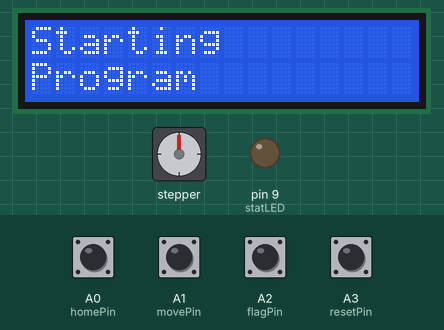
Bench run of a sketch on a simulated Arduino Uno, built with avr-gcc and run on an emulated ATmega328P. On the bench: stepper motor, 16×2 character LCD, output pins drawn as LEDs (lit = HIGH). Wiring (inferred from the names in the program): stepper motor driver (6400 steps per turn assumed): step pin 8; direction pin 10. Inputs (shaded band) come from the test bench; at power-on: A0 (homePin), A1 (movePin), A2 (flagPin), A3 (resetPin) HIGH. Pins used as bus, display or sensor lines are not drawn; what the sketch prints to the serial monitor is not drawn.

Above: at 1.4 s.
1.5 s: A3 (resetPin) pulled LOW for 0.15 s
At 2.1 s:
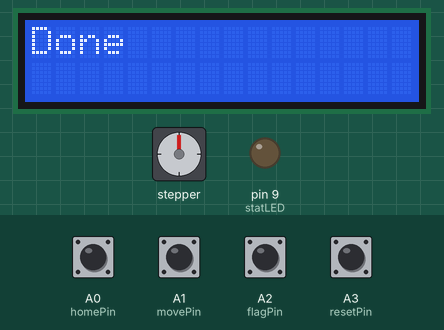
3.1 s: A0 (homePin) pulled LOW for 0.15 s
At 4.3 s:
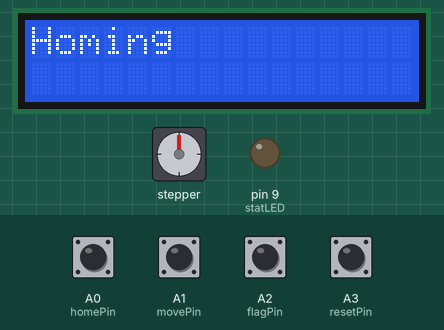
4.7 s: A2 (flagPin) pulled LOW for 0.15 s
At 5.6 s:
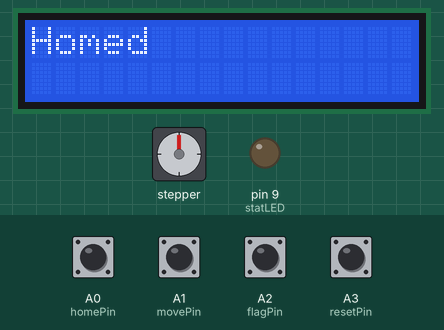
6.3 s: A1 (movePin) pulled LOW for 0.15 s
At 7.6 s:
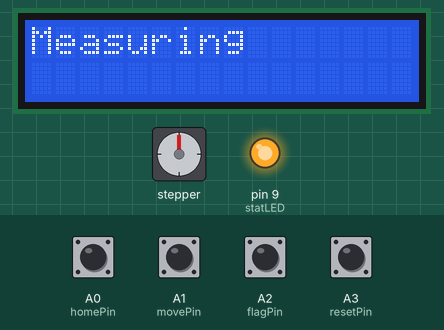
9.4 s: A3 (resetPin) pulled LOW for 1 s
At 11.0 s:
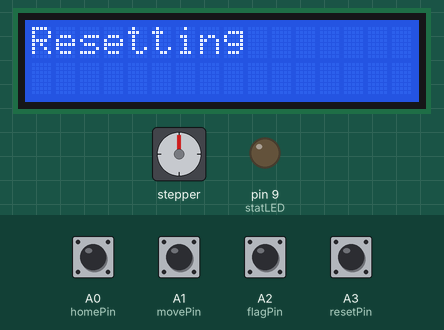
13.3 s: A0 (homePin) pulled LOW for 1 s
At 14.5 s:
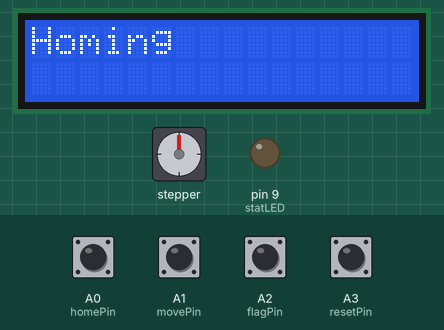
Timing chart, 0 to 16.3 s (numbered marks = the images above; inputs shaded):
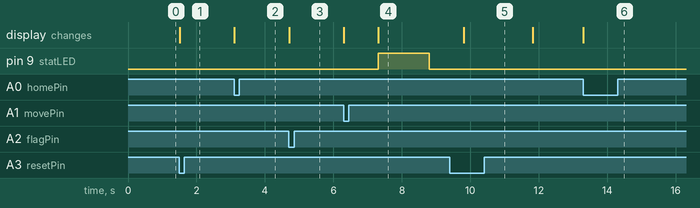

The sketch:

stepper_led.ino
```cpp
//Used in tangent with TinkerCAD simulation and circuit
//Meant to draft a circuit design for stepper motor + gearbox

#include <LiquidCrystal.h>
#include <Stepper.h>

LiquidCrystal lcd(12, 11, 5, 4, 3, 2);
//Identifies pins associated with the LCD

const long stepsPerRev = 6400;
const int indexPerRev = 72;
const int stepDelay = 100;

long currentStep = 0;
int currentIndex = 0;
float currentAngle = 0.00;

bool homing = false;
bool homed = false;
bool sweep = false;

const int homePin = A0; //refers to push button with brown wiring
const int movePin = A1; //refers to push button with gray wiring
const int flagPin = A2; //refers to push button with white wiring
const int resetPin = A3; //refers to push button with purple wiring

const int directionLED = 10; //refers to blue LED
//meant to simulate the direction of the Stepper Motor's movement
//when ON = motor is moving foward
//when OFF = motor is moving backwars
const int stepLED = 8; //refers to red LED
//meant to simulate when the Stepper Motor is moving
//when ON = motor is moving
//when OFF = motor is not moving
const int statLED = 9; //refers to green LED
//meant to simulate measurement time
//when ON = motor is currently measuring
//when OFF = motor is no longer measuring

void setup(){
  lcd.begin(16,2);
  lcd.setCursor(0,0);
  lcd.print("Starting ");
  lcd.setCursor(0,1);
  lcd.print("Program");

  Serial.begin(9600);
  Serial.println("Brown-Wired Button = Home Button");
  Serial.println("Grey-Wired Button = Move Button");
  Serial.println("White-Wired Button = Flag Button");
  Serial.println("Purple-Wired Button = Reset Button");
  Serial.println(" ");
  Serial.println("STATUS: Motor is currently not homed.");
  Serial.println("Press home button, then flag button to begin.");

  //sets all buttons as INPUT_PULLUP which means the Arduino board creates a resistance
  //** all inputs are inverted OFF = 1 ON = 0
  pinMode(homePin, INPUT_PULLUP);
  pinMode(movePin, INPUT_PULLUP);
  pinMode(flagPin, INPUT_PULLUP);
  pinMode(resetPin, INPUT_PULLUP);

  pinMode(directionLED, OUTPUT);
  pinMode(stepLED, OUTPUT);
  pinMode(statLED, OUTPUT);
}

void measurement(){ //called by pulse() when movement occurs
  digitalWrite(statLED, HIGH);
  lcd.clear();
  lcd.setCursor(0,0);
  lcd.print("Measuring ");
  delay(1500);

  digitalWrite(statLED, LOW);
}

void pulse(){
  if ((homed == true) && (digitalRead(movePin) == LOW) && (sweep == false)){
    lcd.clear();
    lcd.setCursor(0,0);
  	lcd.print("Moving ");
  	digitalWrite(stepLED, HIGH);
  	delay(1000);

  	digitalWrite(stepLED, LOW);
  	measurement();
  	delay(1000);
    lcd.clear();
 	lcd.setCursor(0,0);
  	lcd.print("Done");
    currentIndex += 1; //will have a total 72 indexes b/c 72 * 5 degrees = 360 degrees
    currentStep += 89; //estimate for amount of steps taken if 6400
    //steps per revolutions at 360 degrees
	currentAngle = (360 * currentStep/stepsPerRev);
    Serial.println("STATUS:");
  	Serial.print("Index = ");
	Serial.print(currentIndex);
	Serial.print("  Steps = ");
	Serial.print(currentStep);
	Serial.print("  Angle = ");
	Serial.println(currentAngle);
  }
  else{}
}

void checkSweep(){
  if (currentIndex == indexPerRev){
    sweep = true;
    lcd.clear();
    lcd.setCursor(0,0);
  	lcd.print("Revolution Completed ");
    lcd.setCursor(0,1);
  	lcd.print("Must Reset ");
  }
  else{}
}

void direction(){
  if (sweep == false){ //if not one full revolution
    digitalWrite(directionLED,HIGH); //remain in forward state
  }
  else{ //if one full revolution occurs
  digitalWrite(directionLED,LOW); //in reverse state
  }
  if (digitalRead(resetPin) == LOW){ //if reset occurs
    lcd.clear();
    lcd.setCursor(0,0);
  	lcd.print("Resetting ");
    while (currentIndex > 0){ //while the value is not at 0
     digitalWrite(directionLED, LOW);
     digitalWrite(stepLED, HIGH);
     delay(1000);
     digitalWrite(stepLED, LOW);
     delay(1000);
     currentIndex -= 1; //go down until index is at 0
     currentStep -= 89;
	 currentAngle = (360 * currentStep/stepsPerRev);
    }
    lcd.clear();
    lcd.setCursor(0,0);
  	lcd.print("Done ");
    Serial.println("STATUS:");
  	Serial.print("Index = ");
	Serial.print(currentIndex);
	Serial.print("  Steps = ");
	Serial.print(currentStep);
	Serial.print("  Angle = ");
	Serial.println(currentAngle);
  }
}

void home(){
  if (digitalRead(homePin) == LOW){ //if home button is pressed
    digitalWrite(stepLED, HIGH); //to simulate the motor spinning
    homing = true;
    lcd.clear();
    lcd.setCursor(0,0);
  	lcd.print("Homing ");
  }
  else if ((digitalRead(flagPin) == LOW) && (homing = true)){ //if flag button is pressed
    	lcd.clear();
    	lcd.setCursor(0,0);
  		lcd.print("Homed ");
    	homed = true;
    	digitalWrite(stepLED, LOW); //motor stops spinning and is now in 0 degree position
    }
   }

void loop(){ //constantly loops so that everytime a button is pressed
  //one of these four functions "respond"
  home();
  direction();
  pulse();
  checkSweep();
}
```

Measured:
- after the input at 1.5 s, the display: changes at once (image 1)
- after the input at 3.1 s, the display: changes at once (image 2)
- after the input at 4.7 s, the display: changes at once (image 3)
- after the input at 6.3 s, pin 9 (statLED): LOW → HIGH after 1.0 s, → LOW 1.5 s later; the display: first changes at once (image 4 shows a later state)
- after the input at 9.4 s, the display: first differs from a run without the input after 0.41 s (image 5)
- after the input at 13.3 s, the display: changes at once (image 6)
